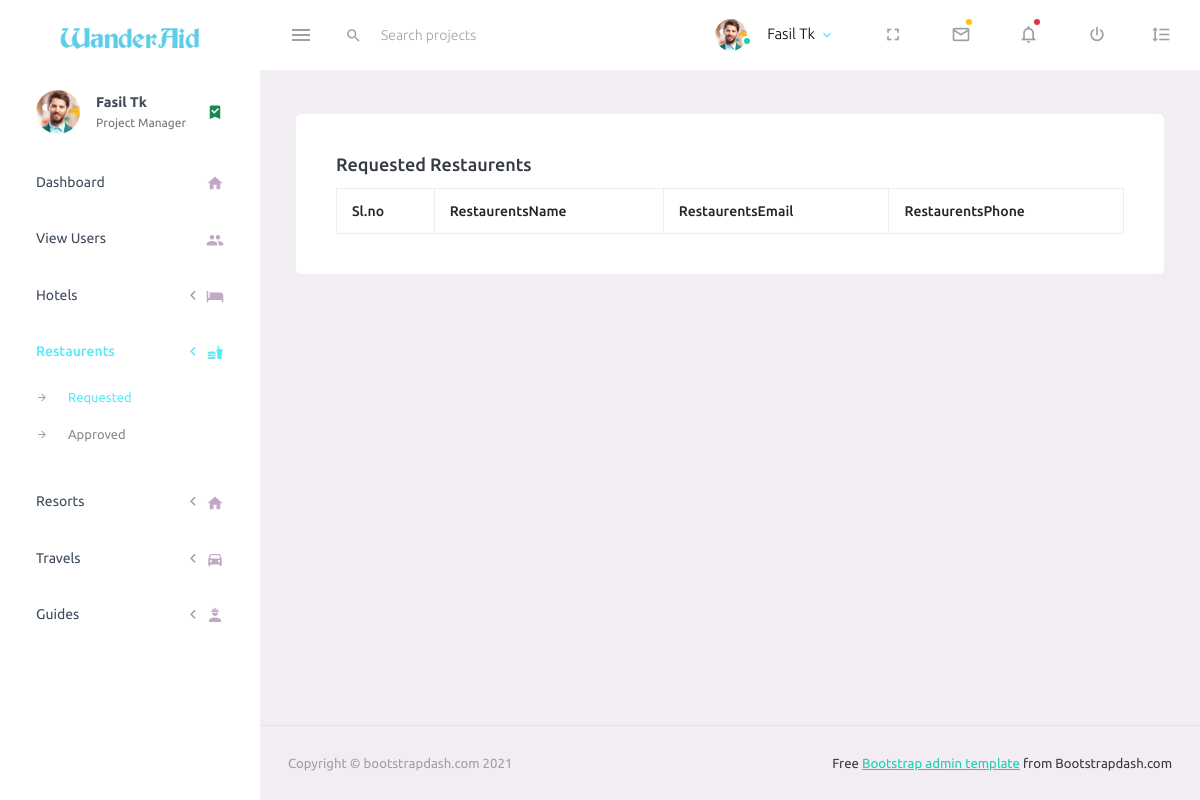
The page /Requested_Restaurents on the database as committed earlier.
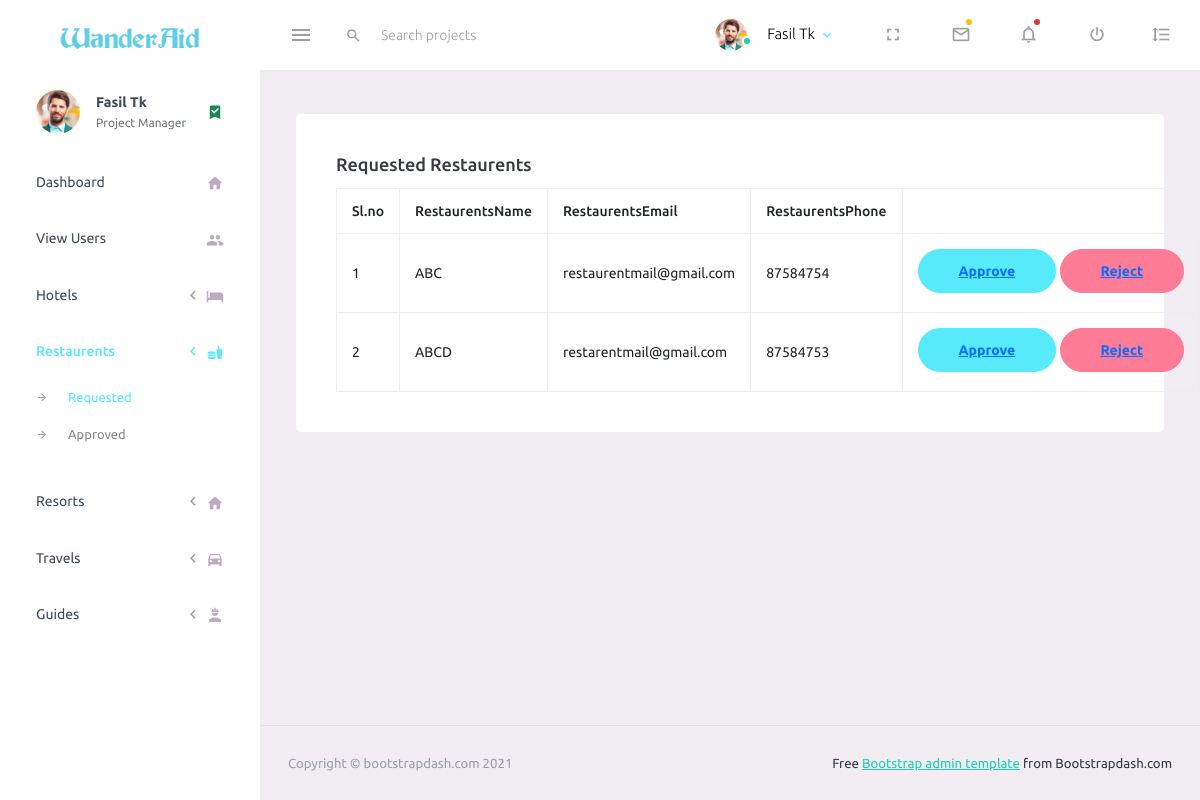
The same page on the database as committed later.
### travelaid/models.py (models this page shows, shortened)
class Restaurent(models.Model):
    restaurentname=models.CharField(max_length = 50)
    restaurentphone =models.CharField(max_length = 50)
    restaurentmail=models.CharField(max_length = 50)
    restaurentlocation=models.CharField(max_length = 50,null=True)
    restaurentpin =models.CharField(max_length = 50,null=True)
    restaurentrating =models.CharField(max_length = 50,null=True)
    restaurentcategory=models.CharField(max_length = 50,null=True)
    restaurentmenu = models.CharField(max_length = 50,null=True)
    specialoffers = models.CharField(max_length = 50,null=True)
    specials = models.CharField(max_length = 50 ,null=True)
    description = models.CharField(max_length = 50,null=True)
    nba = models.CharField(max_length = 50 ,null=True)
    policies = models.CharField(max_length = 50,null=True)
    diningoptions =models.CharField(max_length = 50,null=True)
    restaurenttiming = models.CharField(max_length = 50,null=True)
    restaurentpass = models.CharField(max_length = 50)
    reviews = models.CharField(max_length = 50,null=True)
    images = models.ImageField(upload_to='images/',null=True)
    role =models.CharField(max_length = 50)
    Restaurentstatus=models.CharField( max_length =  50)
    login=models.ForeignKey(log, on_delete=models.CASCADE)

### wanderaid/views.py (the view)
# urls.py: path('Requested_Restaurents',views.Requested_Restaurents,name='Requested_Restaurents'),
def Requested_Restaurents(request):
    data = Restaurent.objects.all()
    return render(request,'Requested-Restaurents.html',{'data':data})

### wanderaid/templates/Requested-Restaurents.html (shortened to what the changed rows need)
<!DOCTYPE html>
<html lang="en">
  <head>
    <link rel="stylesheet" href="../static/vendors/mdi/css/materialdesignicons.min.css">
    <link rel="stylesheet" href="../static/vendors/css/vendor.bundle.base.css">
    <link rel="stylesheet" href="../static/css/style.css">
  </head>
  <body>
    <div class="container-scroller">
      <div class="container-fluid page-body-wrapper">
        <div class="main-panel">
          <div class="content-wrapper">
            <div class="col-lg-12 grid-margin stretch-card">
                <div class="card">
                  <div class="card-body">
                    <table class="table table-bordered">
                      <thead>
                        <tr>
                          <th> Sl.no </th>
                          <th> RestaurentsName</th>
                          <th> RestaurentsEmail </th>
                          <th> RestaurentsPhone </th>
                        </tr>
                      </thead>
                      <tbody>
                        {% for i in data %}
                        {% if i.Restaurentstatus == "0" %}
                        <tr>
                            <td class="py-1">
                              {{forloop.counter}}
                            </td>
                            <td>
                              {{i.restaurentname}}
                            </td>
                            <td>
                              {{i.restaurentmail}}
                            </td>
                            <td>
                              {{i.restaurentphone}}
                            </td>
                            <td>
                              <button type="button" class="btn mb-1 btn-rounded btn-primary"><a href="{% url 'admin_approve_Restaurents' i.id %}">Approve</a></button>
                              <button type="button" class="btn mb-1 btn-rounded btn-danger"><a href="{% url 'admin_reject_Restaurents' i.id %}">Reject</a></button>
                            </td>
                        </tr>
                        {% endif %}
                        {% endfor %}
                      </tbody>
                    </table>
                  </div>
                </div>
              </div>
            </div>
        </div>
      </div>
    </div>
  </body>
</html>

Rows that differ between the two databases and show on the page:
now on this page (row edited): Restaurent: restaurentname "ABC", restaurentmail "restaurentmail@gmail.com", restaurentphone "87584754"
added Restaurent: restaurentname "ABCD", restaurentmail "restarentmail@gmail.com", restaurentphone "87584753"
